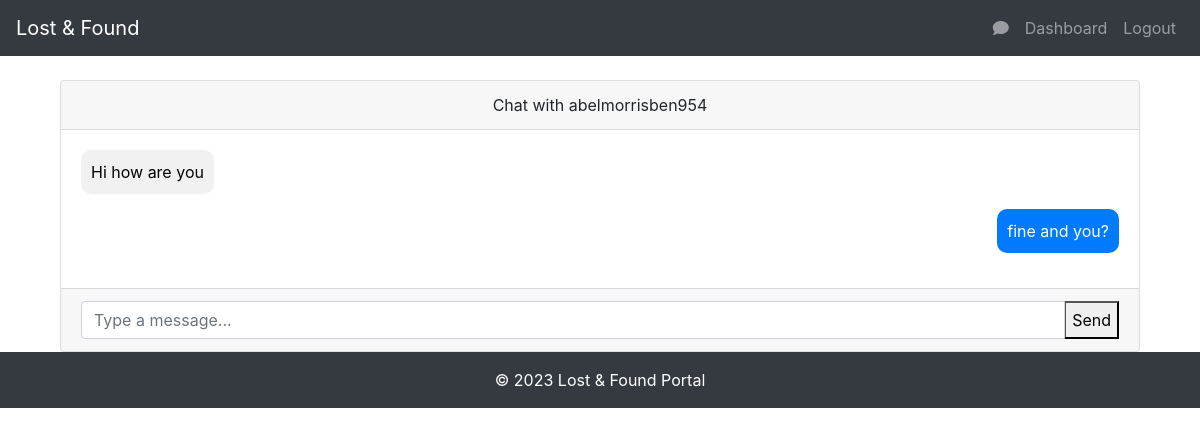
/conversation/11 (signed in), run on the app's committed database.
### models.py (models this page shows, shortened)
class User(UserMixin, db.Model):
    id = db.Column(db.Integer, primary_key=True)
    first_name = db.Column(db.String(80), unique=False, nullable=False)
    last_name = db.Column(db.String(80), unique=False, nullable=False)
    username = db.Column(db.String(80), unique=True, nullable=False)
    created_at = db.Column(db.DateTime, default=datetime.utcnow)
    email = db.Column(db.String(120), unique=True, nullable=False, index=True, info={'unique_constraint': 'uq_email'})
    phone = db.Column(db.String(20), unique=True, nullable=False)
    password = db.Column(db.String(128), nullable=False)
    is_admin = db.Column(db.Boolean, default=False)
    last_login = db.Column(db.DateTime, nullable=True)
    email_verified = db.Column(db.Boolean, nullable=False, default=False)
    items = db.relationship('Item', backref='reporter', lazy=True)
    profile_visibility = db.Column(db.String(50), default='public', nullable=False)
    sent_messages = db.relationship('Message', foreign_keys='Message.sender_id', backref='sender', lazy='dynamic')
    received_messages = db.relationship('Message', foreign_keys='Message.receiver_id', backref='receiver',
                                        lazy='dynamic')
    claims = db.relationship('Claim', back_populates='user')
    PROFILE_VISIBILITY_CHOICES = ['public', 'private']

class Message(db.Model):
    id = db.Column(db.Integer, primary_key=True)
    sender_id = db.Column(db.Integer, db.ForeignKey('user.id'), nullable=False)
    receiver_id = db.Column(db.Integer, db.ForeignKey('user.id'), nullable=False)
    content = db.Column(db.Text, nullable=False)
    is_read = db.Column(db.Boolean, default=False)
    timestamp = db.Column(db.DateTime, index=True, default=datetime.utcnow)

### app.py (the view, shortened to what this page needs)
@app.route('/conversation/<int:receiver_id>', methods=['GET', 'POST'])
@login_required
def conversation(receiver_id):
    if current_user.id == receiver_id:
        flash('You cannot have a conversation with yourself.', 'warning')
        return redirect(url_for('dashboard'))  # Or wherever you want to redirect in case of error
    other_user = User.query.get_or_404(receiver_id)
    messages = Message.query.filter(
        db.or_(
            db.and_(Message.sender_id == current_user.id, Message.receiver_id == receiver_id),
            db.and_(Message.sender_id == receiver_id, Message.receiver_id == current_user.id)
        )
    ).order_by(Message.timestamp.asc()).all()
    unread_messages = Message.query.filter_by(sender_id=receiver_id, receiver_id=current_user.id, is_read=False).all()
    for message in unread_messages:
        message.is_read = True
    db.session.commit()
    return render_template('conversation.html', other_user=other_user, messages=messages)

### app.py (called while the page is built)
@app.before_request
def make_session_permanent():
    session.permanent = True
    app.permanent_session_lifetime = timedelta(minutes=15)
    session.modified = True

@login_manager.user_loader
def load_user(user_id):
    return User.query.get(int(user_id))

@app.before_request
def before_request():
    if current_user.is_authenticated:
        g.unread_messages_count = Message.query.filter_by(receiver_id=current_user.id, is_read=False).count()
    else:
        g.unread_messages_count = 0

@app.context_processor
def inject_unread_messages_count():
    if current_user.is_authenticated:
        unread_messages_count = Message.query.filter_by(receiver_id=current_user.id, is_read=False).count()
    else:
        unread_messages_count = 0
    return dict(unread_messages_count=unread_messages_count)

### templates/conversation.html (shortened to what this page needs)
{% extends "base.html" %}
{% block content %}
<div class="container mt-4">
    <div class="card">
        <div class="card-header text-center">
            Chat with {{ other_user.username }}
        </div>
        <div class="card-body" id="messageArea">
            {% for message in messages %}
            <div class="message-wrapper {% if message.sender_id == current_user.id %}outgoing{% else %}incoming{% endif %}">
                <div class="message">
                    {{ message.content }}
                </div>
            </div>
            {% endfor %}
        </div>
        <div class="card-footer">
            <div class="input-group">
                <input type="text" class="form-control" id="messageInput" placeholder="Type a message..."
                       name="message_content">
                <div class="input-group-append">
                    <button type="button" onclick="sendMessage()">Send</button>
                </div>
            </div>
        </div>
    </div>
</div>
{% endblock %}

### static/css/styles.css (style rules this page uses)
.message-wrapper { display: flex; margin-bottom: 15px; }
.message-wrapper.outgoing { justify-content: flex-end; }
.message-wrapper.incoming { justify-content: flex-start; }
.message { border-radius: 10px; padding: 10px; display: inline-block; }
.message-wrapper.outgoing .message { background-color: #007bff; color: white; }
.message-wrapper.incoming .message { background-color: #f1f1f1; color: black; }

### data on the page
User: username "abelmorrisben954"
Message: content "Hi how are you"
Message: content "fine and you?"
